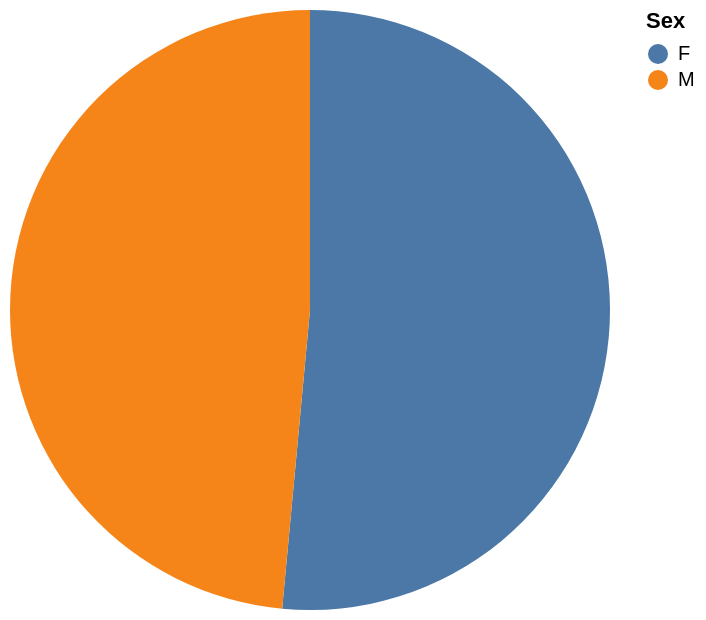

Here is the Vega-Lite specification saved for this chart:
### Vega-Lite specification from a JSON file in a GitHub repository (floating-point values rounded to 4 significant figures)
{"data": {"values": [{"x_data": "F", "y_data": 92}, {"x_data": "M", "y_data": 86.71}]}, "mark": "arc", "encoding": {"theta": {"field": "y_data", "type": "quantitative", "title": "avg(weight)"}, "color": {"field": "x_data", "type": "nominal", "title": "Sex"}}}
